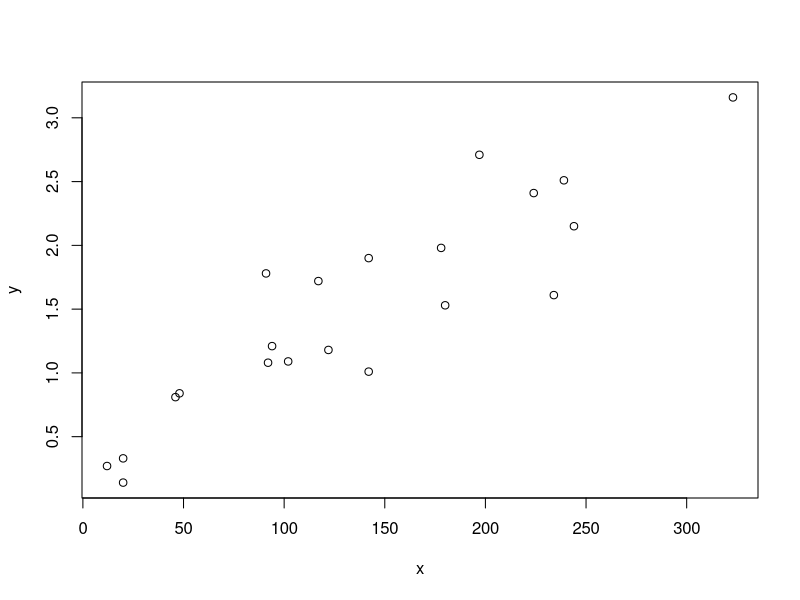
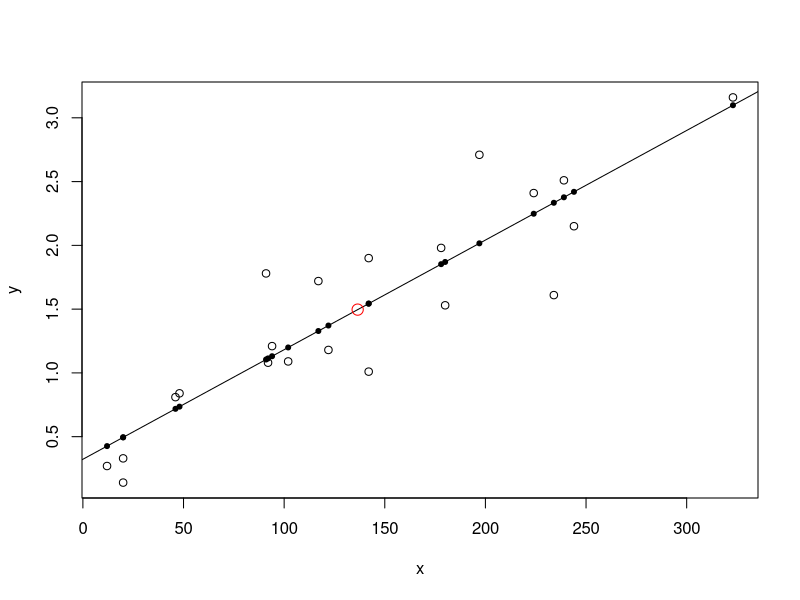

Source code (R) for these figures, in order:
a=read.csv("tombstone.csv")
#parsing into response and covariate variable
y<-a$Marble.Tombstone.Mean.Surface.Recession.Rate..mm.100years.
x<-a$Modelled.100.Year.Mean.SO2.Concentration..ug.m..3.
#plotting the data
plot(y~x)
#linear Regression
model1<-lm(y~x,data=a)
plot(x,y)
points(x,model1$fitted.values,pch=20)
abline(model1)
#coefficient estimates
model1$coefficients
#fitted values
model1$fitted.values
#sum of fitted values
sum(model1$fitted.values)
#sum of response variables
sum(y)
#residual values and sum
model1$residuals
sum(model1$residuals)
#standard errors
summary(model1)
max(y)
which.max(y)
a[21,1]

#maximum abs residual value
which.max(abs(model1$residuals))
a[18,1]
#mean of covariate and mean of response
xbar<-mean(x)
ybar<-mean(y)
points.default(xbar,ybar,col="red", pch=21, cex=1.5) #clearly xbar & ybar lie on Linear Regression
